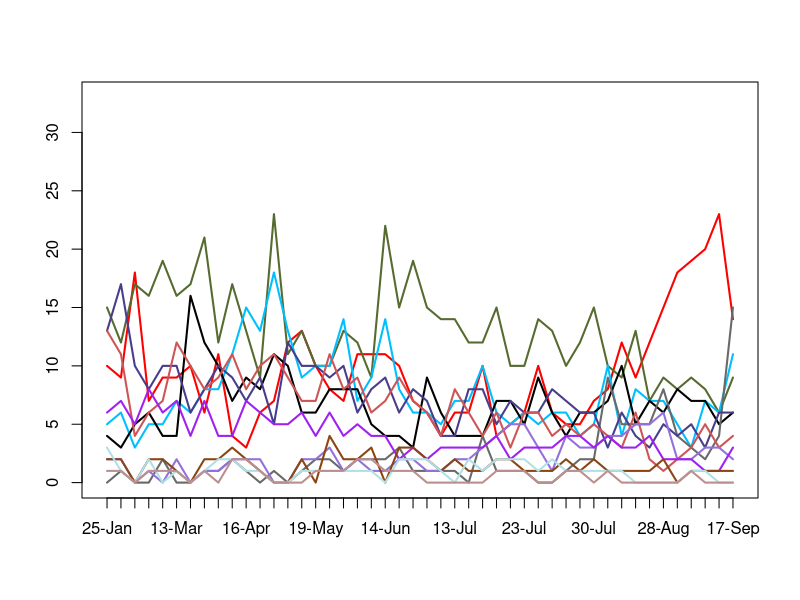

Source code (R):
data = read.csv("GOP Nomination Data.csv")  
data = data[sort(data$Index, decreasing = TRUE),]

plot(data$Trump, type = "l", ylab = "", xlab = "", xaxt = "n", col = "white", lwd = 2)
axis(1, at= 1:length(data$Index), labels=data$Date)

lines(data$Carson, type = "l", col = "red", lwd = 2)
lines(data$Bush, type = "l", col = "darkolivegreen", lwd = 2)
lines(data$Rubio, type = "l", col = "deepskyblue1", lwd = 2)
lines(data$Cruz, type = "l", col = "black", lwd = 2)
lines(data$Fiorina, type = "l", col = "dimgray", lwd = 2)
lines(data$Huckabee, type = "l", col = "darkslateblue", lwd = 2)
lines(data$Paul, type = "l", col = "indianred3", lwd = 2)
lines(data$Kasich, type = "l", col = "mediumpurple", lwd = 2)
lines(data$Christie, type = "l", col = "purple", lwd = 2)
lines(data$Santorum, type = "l", col = "saddlebrown", lwd = 2)
lines(data$Jindal, type = "l", col = "powderblue", lwd = 2)
lines(data$Graham, type = "l", col = "rosybrown", lwd = 2)

